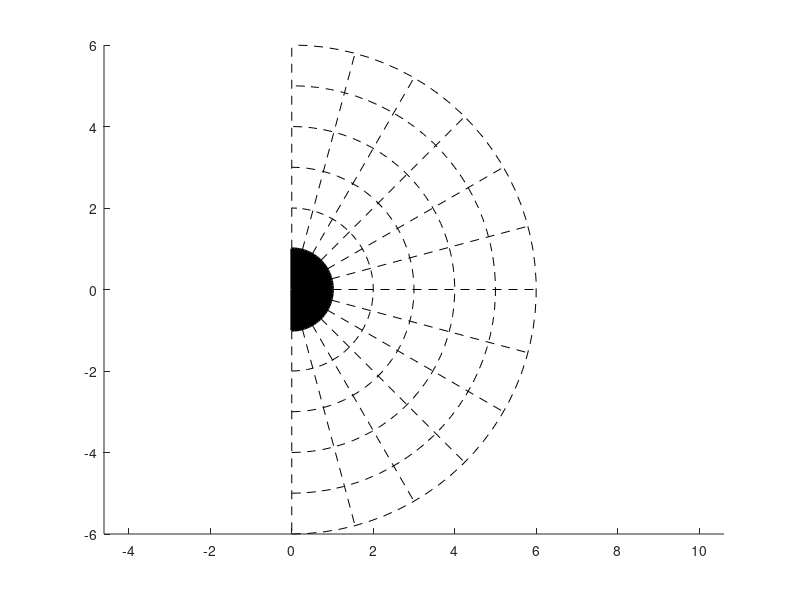

Write MATLAB code to recreate this figure.
function h_ax = make_lat_plot_grid(varargin)
% h_ax = make_lat_plot_grid('param', value)
% Make a grid background for plotting something vs. L and latitude
% 
% PARAMETERS
% R_max: max R to plot (default: 6)
% lat_gridlines: array of R values on which to plot grid lines (default: 2:6)
% lat_gridlines: array of latitudes on which to plot grid lines (default: -90:15:90)
% L_gridlines: array of L shells on which to plot grid lines (default:
%  none)
% solid_lines_R: some R lines to make solid (default: [])
% linecolor: line style
% earth_color: color of the solid earth (default: 'k')
% outer_direc: direction of higher L shells; either 'right' (default) or
%  'left'
% h_ax: axis handle on which to plot (makes a new figure by default)
% 
% OUTPUT
% h_ax: axis handle

% By Daniel Golden (dgolden1 at stanford dot edu)
% $Id$

%% Parse arguments
p = inputParser;
p.addParamValue('R_max', 6);
p.addParamValue('R_gridlines', nan);
p.addParamValue('lat_gridlines', -90:15:90);
p.addParamValue('L_gridlines', []);
p.addParamValue('solid_lines_R', []);
p.addParamValue('linecolor', 'k');
p.addParamValue('earth_color', 'k');
p.addParamValue('outer_direc', 'right');
p.addParamValue('h_ax', []);
p.parse(varargin{:});
R_max = p.Results.R_max;
R_gridlines = p.Results.R_gridlines;
lat_gridlines = p.Results.lat_gridlines;
L_gridlines = p.Results.L_gridlines;
solid_lines_R = p.Results.solid_lines_R;
linecolor = p.Results.linecolor;
earth_color = p.Results.earth_color;
outer_direc = p.Results.outer_direc;
h_ax = p.Results.h_ax;

if ~all(isfinite(R_gridlines))
  R_gridlines = 2:R_max;
end

%% Make figure if requested
if isempty(h_ax)
  figure;
else
  saxes(h_ax);
end

%% Overlay grids
hold on; 

theta_R = linspace(min(lat_gridlines), 90, 50)*pi/180;
if strcmp(outer_direc, 'left')
  theta_R = -theta_R + pi;
end

% R grid
for kk = 1:length(R_gridlines)
	plot(R_gridlines(kk)*cos(theta_R), R_gridlines(kk)*sin(theta_R), '--', 'color', linecolor);
end
for kk = 1:length(solid_lines_R)
  plot(solid_lines_R(kk)*cos(theta_R), solid_lines_R(kk)*sin(theta_R), '-', 'color', linecolor, 'LineWidth', 2);
end

% L grid
for kk = 1:length(L_gridlines)
  R_L = L_gridlines(kk)*cos(theta_R).^2;
  idx_L = R_L > 1 & R_L < R_max;
  plot(R_L(idx_L).*cos(theta_R(idx_L)), R_L(idx_L).*sin(theta_R(idx_L)), '-.', 'color', linecolor);
end

theta_lat = lat_gridlines*pi/180;
if strcmp(outer_direc, 'left')
  theta_lat = -theta_lat + pi;
end

% latitude grid
for kk = 1:length(theta_lat)
  if isempty(R_gridlines) && ~isempty(L_gridlines)
    % Only extend the latitude line to the biggest L shell, or else it
    % looks weird
    lat_R_max = max(1, max(L_gridlines)*cos(theta_lat(kk))^2);
  else
    lat_R_max = R_max;
  end
  
	plot([1 lat_R_max]*cos(theta_lat(kk)), [1 lat_R_max]*sin(theta_lat(kk)), '--', 'color', linecolor);
end

axis equal

%% Draw earth
theta_earth = [linspace(min(lat_gridlines), 90, 50) 0 min(lat_gridlines)].'*pi/180;
if strcmp(outer_direc, 'left')
  theta_earth = -theta_earth + pi;
end

r_earth = [ones(50, 1); 0; 1];
% plot(cos(theta_earth), sin(theta_earth), 'k', 'linewidth', 2);
fill(r_earth.*cos(theta_earth), r_earth.*sin(theta_earth), earth_color, 'linewidth', 2);
